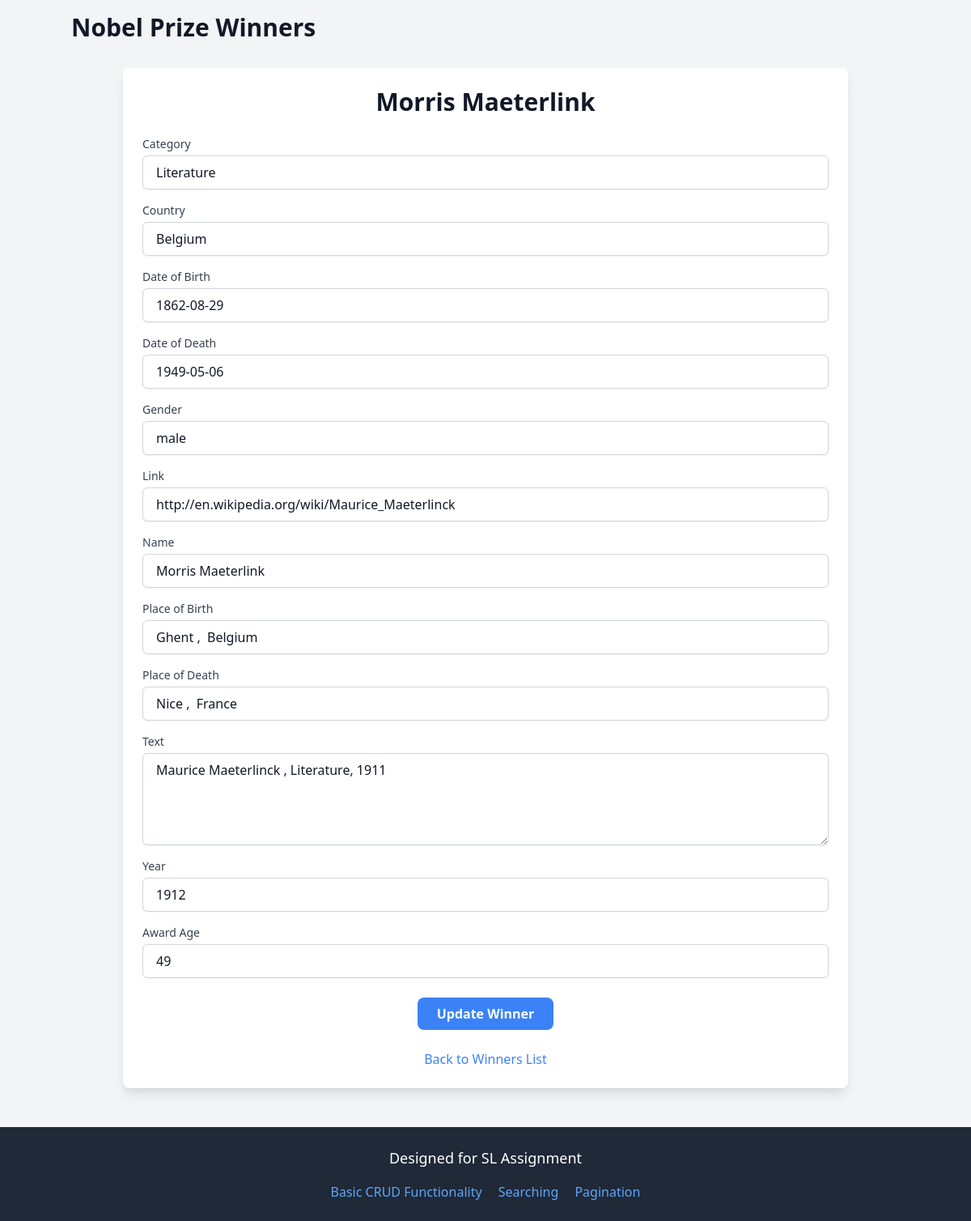
Page /update/3 on the committed database.
### server.py (models this page shows, shortened)
class Winner(db.Model):
    __tablename__ = 'winners'
    id = db.Column(db.Integer, primary_key=True)
    category = db.Column(db.String)
    country = db.Column(db.String)
    date_of_birth = db.Column(db.String)
    date_of_death = db.Column(db.String)
    gender = db.Column(db.String)
    link = db.Column(db.String)
    name = db.Column(db.String)
    place_of_birth = db.Column(db.String)
    place_of_death = db.Column(db.String)
    text = db.Column(db.Text)
    year = db.Column(db.Integer)
    award_age = db.Column(db.Integer)

### server.py (the view, shortened to what this page needs)
@app.route("/update/<int:winner_id>", methods=["GET", "POST"])
def update_winner(winner_id):
    winner = Winner.query.get_or_404(winner_id)
    return render_template("update_winner.html", winner=winner)

### templates/update_winner.html (shortened to what this page needs)
{% extends "base.html" %}
{% block content %}
<h1 class="text-3xl font-bold mb-4">Nobel Prize Winners</h1>
<div class="max-w-4xl mx-auto mt-8 p-6 bg-white shadow-lg rounded-lg">
    <h1 class="text-3xl font-bold text-center mb-6">{{ winner.name }}</h1>
    <form method="POST">
        <div class="mb-4">
            <label for="category" class="block text-sm font-medium text-gray-700">Category</label>
            <input type="text" name="category" value="{{ winner.category }}" id="category"
                   class="mt-1 block w-full px-4 py-2 border border-gray-300 rounded-md shadow-sm focus:outline-none focus:ring-2 focus:ring-blue-500 focus:border-blue-500"
                   required>
        </div>
        <div class="mb-4">
            <label for="country" class="block text-sm font-medium text-gray-700">Country</label>
            <input type="text" name="country" value="{{ winner.country }}" id="country"
                   class="mt-1 block w-full px-4 py-2 border border-gray-300 rounded-md shadow-sm focus:outline-none focus:ring-2 focus:ring-blue-500 focus:border-blue-500"
                   required>
        </div>
        <div class="mb-4">
            <label for="date_of_birth" class="block text-sm font-medium text-gray-700">Date of Birth</label>
            <input type="text" name="date_of_birth" value="{{ winner.date_of_birth }}" id="date_of_birth"
                   class="mt-1 block w-full px-4 py-2 border border-gray-300 rounded-md shadow-sm focus:outline-none focus:ring-2 focus:ring-blue-500 focus:border-blue-500"
                   required>
        </div>
        <div class="mb-4">
            <label for="date_of_death" class="block text-sm font-medium text-gray-700">Date of Death</label>
            <input type="text" name="date_of_death" value="{{ winner.date_of_death }}" id="date_of_death"
                   class="mt-1 block w-full px-4 py-2 border border-gray-300 rounded-md shadow-sm focus:outline-none focus:ring-2 focus:ring-blue-500 focus:border-blue-500">
        </div>
        <div class="mb-4">
            <label for="gender" class="block text-sm font-medium text-gray-700">Gender</label>
            <input type="text" name="gender" value="{{ winner.gender }}" id="gender"
                   class="mt-1 block w-full px-4 py-2 border border-gray-300 rounded-md shadow-sm focus:outline-none focus:ring-2 focus:ring-blue-500 focus:border-blue-500"
                   required>
        </div>
        <div class="mb-4">
            <label for="link" class="block text-sm font-medium text-gray-700">Link</label>
            <input type="text" name="link" value="{{ winner.link }}" id="link"
                   class="mt-1 block w-full px-4 py-2 border border-gray-300 rounded-md shadow-sm focus:outline-none focus:ring-2 focus:ring-blue-500 focus:border-blue-500">
        </div>
        <div class="mb-4">
            <label for="name" class="block text-sm font-medium text-gray-700">Name</label>
            <input type="text" name="name" value="{{ winner.name }}" id="name"
                   class="mt-1 block w-full px-4 py-2 border border-gray-300 rounded-md shadow-sm focus:outline-none focus:ring-2 focus:ring-blue-500 focus:border-blue-500"
                   required>
        </div>
        <div class="mb-4">
            <label for="place_of_birth" class="block text-sm font-medium text-gray-700">Place of Birth</label>
            <input type="text" name="place_of_birth" value="{{ winner.place_of_birth }}" id="place_of_birth"
                   class="mt-1 block w-full px-4 py-2 border border-gray-300 rounded-md shadow-sm focus:outline-none focus:ring-2 focus:ring-blue-500 focus:border-blue-500"
                   required>
        </div>
        <div class="mb-4">
            <label for="place_of_death" class="block text-sm font-medium text-gray-700">Place of Death</label>
            <input type="text" name="place_of_death" value="{{ winner.place_of_death }}" id="place_of_death"
                   class="mt-1 block w-full px-4 py-2 border border-gray-300 rounded-md shadow-sm focus:outline-none focus:ring-2 focus:ring-blue-500 focus:border-blue-500">
        </div>
        <div class="mb-4">
            <label for="text" class="block text-sm font-medium text-gray-700">Text</label>
            <textarea name="text" id="text" rows="4"
                      class="mt-1 block w-full px-4 py-2 border border-gray-300 rounded-md shadow-sm focus:outline-none focus:ring-2 focus:ring-blue-500 focus:border-blue-500"
                      required>{{ winner.text }}</textarea>
        </div>
        <div class="mb-4">
            <label for="year" class="block text-sm font-medium text-gray-700">Year</label>
            <input type="number" name="year" value="{{ winner.year }}" id="year"
                   class="mt-1 block w-full px-4 py-2 border border-gray-300 rounded-md shadow-sm focus:outline-none focus:ring-2 focus:ring-blue-500 focus:border-blue-500"
                   required>
        </div>
        <div class="mb-6">
            <label for="award_age" class="block text-sm font-medium text-gray-700">Award Age</label>
            <input type="number" name="award_age" value="{{ winner.award_age }}" id="award_age"
                   class="mt-1 block w-full px-4 py-2 border border-gray-300 rounded-md shadow-sm focus:outline-none focus:ring-2 focus:ring-blue-500 focus:border-blue-500"
                   required>
        </div>
        <div class="flex justify-center">
            <button type="submit"
                    class="bg-blue-500 hover:bg-blue-700 text-white font-bold py-2 px-6 rounded-lg focus:outline-none focus:ring-2 focus:ring-blue-500 focus:ring-offset-2">
                Update Winner
            </button>
        </div>
    </form>
    <div class="mt-6 text-center">
        <a href="{{ url_for('index') }}" class="text-blue-500 hover:underline">Back to Winners List</a>
    </div>
</div>
{% endblock %}

### rows in the picture
Winner: name "Morris Maeterlink", category "Literature", country "Belgium", date_of_birth "1862-08-29", date_of_death "1949-05-06", gender "male", link "http://en.wikipedia.org/wiki/Maurice_Maeterlinck", place_of_birth "Ghent , Belgium", place_of_death "Nice , France", text "Maurice Maeterlinck , Literature, 1911", year "1912", award_age "49"
